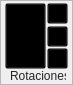
       <widget class="QFrame" name="frame_65">
        <property name="geometry">
         <rect>
          <x>790</x>
          <y>0</y>
          <width>73</width>
          <height>85</height>
         </rect>
        </property>
        <property name="styleSheet">
         <string notr="true">QFrame#frame_65{
	background-color: qlineargradient(spread:pad, x1:0.506, y1:1, x2:0.499955, y2:0.636, stop:0 rgba(165, 165, 165, 255), stop:1 rgba(201, 201, 201, 255));
	border-bottom: 1px solid rgb(112, 112, 112);
	border-right: 1px solid qlineargradient(spread:pad, x1:0.494318, y1:1, x2:0.506, y2:0, stop:0 rgba(112, 112, 112, 255), stop:1 rgba(184, 184, 184, 255))
}</string>
        </property>
        <property name="frameShape">
         <enum>QFrame::StyledPanel</enum>
        </property>
        <property name="frameShadow">
         <enum>QFrame::Raised</enum>
        </property>
        <widget class="QFrame" name="frame_47">
         <property name="geometry">
          <rect>
           <x>5</x>
           <y>3</y>
           <width>41</width>
           <height>66</height>
          </rect>
         </property>
         <property name="styleSheet">
          <string notr="true">QFrame{
	background-color: transparent;
}

QToolButton{
	background-color: transparent;
	}

QToolButton:hover{
	background-color: qlineargradient(spread:reflect, x1:0.455273, y1:1, x2:0.460273, y2:0, stop:0 rgba(253, 247, 225, 255), stop:0.301136 rgba(252, 228, 137, 255), stop:0.829545 rgba(253, 235, 168, 255), stop:1 rgba(253, 238, 177, 255));
	border-top: 2px solid qlineargradient(spread:pad, x1:0.465909, y1:0, x2:0.465909, y2:1, stop:0 rgba(241, 202, 88, 255), stop:1 rgba(253, 249, 232, 255));
	border-right: 2px solid qlineargradient(spread:pad, x1:0.994318, y1:0.568, x2:0, y2:0.568, stop:0 rgba(241, 204, 84, 255), stop:1 rgba(253, 246, 221, 255));
	border-bottom: 2px solid qlineargradient(spread:pad, x1:0.471, y1:1, x2:0.494, y2:0, stop:0 rgba(244, 213, 73, 255), stop:1 rgba(253, 253, 235, 255));
	border-left: 2px solid qlineargradient(spread:pad, x1:0, y1:0.642, x2:1, y2:0.659, stop:0 rgba(242, 205, 83, 255), stop:1 rgba(253, 246, 223, 255));
	border-radius: 1.5ex;
}

QToolButton:checked{
	background-color: qlineargradient(spread:pad, x1:0.483, y1:1, x2:0.477, y2:0.426, stop:0 rgba(254, 226, 135, 255), stop:1 rgba(250, 214, 121, 255));
	border-top: 2px solid qlineargradient(spread:pad, x1:0.5, y1:0, x2:0.517, y2:1, stop:0 rgba(194, 118, 43, 255), stop:1 rgba(246, 200, 103, 255));
	border-right: 2px solid qlineargradient(spread:pad, x1:1, y1:0.557, x2:0, y2:0.563, stop:0 rgba(194, 128, 50, 255), stop:1 rgba(248, 208, 113, 255));
	border-bottom: 2px solid qlineargradient(spread:pad, x1:0.449, y1:1, x2:0.449, y2:0, stop:0 rgba(194, 158, 71, 255), stop:1 rgba(250, 215, 122, 255));
	border-left: 2px solid qlineargradient(spread:pad, x1:0, y1:0.545455, x2:1, y2:0.54, stop:0 rgba(194, 132, 53, 255), stop:1 rgba(248, 209, 114, 255));
	border-radius: 1.5ex;
}

</string>
         </property>
         <property name="frameShape">
          <enum>QFrame::StyledPanel</enum>
         </property>
         <property name="frameShadow">
          <enum>QFrame::Raised</enum>
         </property>
         <property name="checkable" stdset="0">
          <bool>false</bool>
         </property>
         <widget class="QToolButton" name="toolButton_46">
          <property name="geometry">
           <rect>
            <x>0</x>
            <y>0</y>
            <width>41</width>
            <height>66</height>
           </rect>
          </property>
          <property name="styleSheet">
           <string notr="true"/>
          </property>
          <property name="text">
           <string>Rotar</string>
          </property>
          <property name="icon">
           <iconset resource="resources.qrc">
            <normaloff>:/Visor/assets/visor/rotateX.png</normaloff>:/Visor/assets/visor/rotateX.png</iconset>
          </property>
          <property name="iconSize">
           <size>
            <width>39</width>
            <height>39</height>
           </size>
          </property>
          <property name="toolButtonStyle">
           <enum>Qt::ToolButtonTextUnderIcon</enum>
          </property>
         </widget>
        </widget>
        <widget class="QFrame" name="frame_48">
         <property name="geometry">
          <rect>
           <x>47</x>
           <y>3</y>
           <width>21</width>
           <height>21</height>
          </rect>
         </property>
         <property name="styleSheet">
          <string notr="true">QFrame{
	background-color: transparent;
}

QToolButton{
	background-color: transparent;
	}

QToolButton:hover{
	background-color: qlineargradient(spread:reflect, x1:0.455273, y1:1, x2:0.460273, y2:0, stop:0 rgba(253, 247, 225, 255), stop:0.301136 rgba(252, 228, 137, 255), stop:0.829545 rgba(253, 235, 168, 255), stop:1 rgba(253, 238, 177, 255));
	border-top: 2px solid qlineargradient(spread:pad, x1:0.465909, y1:0, x2:0.465909, y2:1, stop:0 rgba(241, 202, 88, 255), stop:1 rgba(253, 249, 232, 255));
	border-right: 2px solid qlineargradient(spread:pad, x1:0.994318, y1:0.568, x2:0, y2:0.568, stop:0 rgba(241, 204, 84, 255), stop:1 rgba(253, 246, 221, 255));
	border-bottom: 2px solid qlineargradient(spread:pad, x1:0.471, y1:1, x2:0.494, y2:0, stop:0 rgba(244, 213, 73, 255), stop:1 rgba(253, 253, 235, 255));
	border-left: 2px solid qlineargradient(spread:pad, x1:0, y1:0.642, x2:1, y2:0.659, stop:0 rgba(242, 205, 83, 255), stop:1 rgba(253, 246, 223, 255));
	border-radius: 1.5ex;
}

QToolButton:checked{
	background-color: qlineargradient(spread:pad, x1:0.483, y1:1, x2:0.477, y2:0.426, stop:0 rgba(254, 226, 135, 255), stop:1 rgba(250, 214, 121, 255));
	border-top: 2px solid qlineargradient(spread:pad, x1:0.5, y1:0, x2:0.517, y2:1, stop:0 rgba(194, 118, 43, 255), stop:1 rgba(246, 200, 103, 255));
	border-right: 2px solid qlineargradient(spread:pad, x1:1, y1:0.557, x2:0, y2:0.563, stop:0 rgba(194, 128, 50, 255), stop:1 rgba(248, 208, 113, 255));
	border-bottom: 2px solid qlineargradient(spread:pad, x1:0.449, y1:1, x2:0.449, y2:0, stop:0 rgba(194, 158, 71, 255), stop:1 rgba(250, 215, 122, 255));
	border-left: 2px solid qlineargradient(spread:pad, x1:0, y1:0.545455, x2:1, y2:0.54, stop:0 rgba(194, 132, 53, 255), stop:1 rgba(248, 209, 114, 255));
	border-radius: 1.5ex;
}

</string>
         </property>
         <property name="frameShape">
          <enum>QFrame::StyledPanel</enum>
         </property>
         <property name="frameShadow">
          <enum>QFrame::Raised</enum>
         </property>
         <property name="checkable" stdset="0">
          <bool>false</bool>
         </property>
         <widget class="QToolButton" name="toolButton_47">
          <property name="geometry">
           <rect>
            <x>0</x>
            <y>0</y>
            <width>21</width>
            <height>21</height>
           </rect>
          </property>
          <property name="styleSheet">
           <string notr="true"/>
          </property>
          <property name="text">
           <string/>
          </property>
          <property name="icon">
           <iconset resource="resources.qrc">
            <normaloff>:/Visor/assets/visor/rotateL.png</normaloff>:/Visor/assets/visor/rotateL.png</iconset>
          </property>
          <property name="iconSize">
           <size>
            <width>15</width>
            <height>39</height>
           </size>
          </property>
          <property name="toolButtonStyle">
           <enum>Qt::ToolButtonTextUnderIcon</enum>
          </property>
         </widget>
        </widget>
        <widget class="QFrame" name="frame_49">
         <property name="geometry">
          <rect>
           <x>47</x>
           <y>26</y>
           <width>21</width>
           <height>21</height>
          </rect>
         </property>
         <property name="styleSheet">
          <string notr="true">QFrame{
	background-color: transparent;
}

QToolButton{
	background-color: transparent;
	}

QToolButton:hover{
	background-color: qlineargradient(spread:reflect, x1:0.455273, y1:1, x2:0.460273, y2:0, stop:0 rgba(253, 247, 225, 255), stop:0.301136 rgba(252, 228, 137, 255), stop:0.829545 rgba(253, 235, 168, 255), stop:1 rgba(253, 238, 177, 255));
	border-top: 2px solid qlineargradient(spread:pad, x1:0.465909, y1:0, x2:0.465909, y2:1, stop:0 rgba(241, 202, 88, 255), stop:1 rgba(253, 249, 232, 255));
	border-right: 2px solid qlineargradient(spread:pad, x1:0.994318, y1:0.568, x2:0, y2:0.568, stop:0 rgba(241, 204, 84, 255), stop:1 rgba(253, 246, 221, 255));
	border-bottom: 2px solid qlineargradient(spread:pad, x1:0.471, y1:1, x2:0.494, y2:0, stop:0 rgba(244, 213, 73, 255), stop:1 rgba(253, 253, 235, 255));
	border-left: 2px solid qlineargradient(spread:pad, x1:0, y1:0.642, x2:1, y2:0.659, stop:0 rgba(242, 205, 83, 255), stop:1 rgba(253, 246, 223, 255));
	border-radius: 1.5ex;
}

QToolButton:checked{
	background-color: qlineargradient(spread:pad, x1:0.483, y1:1, x2:0.477, y2:0.426, stop:0 rgba(254, 226, 135, 255), stop:1 rgba(250, 214, 121, 255));
	border-top: 2px solid qlineargradient(spread:pad, x1:0.5, y1:0, x2:0.517, y2:1, stop:0 rgba(194, 118, 43, 255), stop:1 rgba(246, 200, 103, 255));
	border-right: 2px solid qlineargradient(spread:pad, x1:1, y1:0.557, x2:0, y2:0.563, stop:0 rgba(194, 128, 50, 255), stop:1 rgba(248, 208, 113, 255));
	border-bottom: 2px solid qlineargradient(spread:pad, x1:0.449, y1:1, x2:0.449, y2:0, stop:0 rgba(194, 158, 71, 255), stop:1 rgba(250, 215, 122, 255));
	border-left: 2px solid qlineargradient(spread:pad, x1:0, y1:0.545455, x2:1, y2:0.54, stop:0 rgba(194, 132, 53, 255), stop:1 rgba(248, 209, 114, 255));
	border-radius: 1.5ex;
}

</string>
         </property>
         <property name="frameShape">
          <enum>QFrame::StyledPanel</enum>
         </property>
         <property name="frameShadow">
          <enum>QFrame::Raised</enum>
         </property>
         <property name="checkable" stdset="0">
          <bool>false</bool>
         </property>
         <widget class="QToolButton" name="toolButton_48">
          <property name="geometry">
           <rect>
            <x>0</x>
            <y>0</y>
            <width>21</width>
            <height>21</height>
           </rect>
          </property>
          <property name="styleSheet">
           <string notr="true"/>
          </property>
          <property name="text">
           <string/>
          </property>
          <property name="icon">
           <iconset resource="resources.qrc">
            <normaloff>:/Visor/assets/visor/rotateR.png</normaloff>:/Visor/assets/visor/rotateR.png</iconset>
          </property>
          <property name="iconSize">
           <size>
            <width>15</width>
            <height>39</height>
           </size>
          </property>
          <property name="toolButtonStyle">
           <enum>Qt::ToolButtonTextUnderIcon</enum>
          </property>
         </widget>
        </widget>
        <widget class="QFrame" name="frame_50">
         <property name="geometry">
          <rect>
           <x>47</x>
           <y>48</y>
           <width>21</width>
           <height>21</height>
          </rect>
         </property>
         <property name="styleSheet">
          <string notr="true">QFrame{
	background-color: transparent;
}

QToolButton{
	background-color: transparent;
	}

QToolButton:hover{
	background-color: qlineargradient(spread:reflect, x1:0.455273, y1:1, x2:0.460273, y2:0, stop:0 rgba(253, 247, 225, 255), stop:0.301136 rgba(252, 228, 137, 255), stop:0.829545 rgba(253, 235, 168, 255), stop:1 rgba(253, 238, 177, 255));
	border-top: 2px solid qlineargradient(spread:pad, x1:0.465909, y1:0, x2:0.465909, y2:1, stop:0 rgba(241, 202, 88, 255), stop:1 rgba(253, 249, 232, 255));
	border-right: 2px solid qlineargradient(spread:pad, x1:0.994318, y1:0.568, x2:0, y2:0.568, stop:0 rgba(241, 204, 84, 255), stop:1 rgba(253, 246, 221, 255));
	border-bottom: 2px solid qlineargradient(spread:pad, x1:0.471, y1:1, x2:0.494, y2:0, stop:0 rgba(244, 213, 73, 255), stop:1 rgba(253, 253, 235, 255));
	border-left: 2px solid qlineargradient(spread:pad, x1:0, y1:0.642, x2:1, y2:0.659, stop:0 rgba(242, 205, 83, 255), stop:1 rgba(253, 246, 223, 255));
	border-radius: 1.5ex;
}

QToolButton:checked{
	background-color: qlineargradient(spread:pad, x1:0.483, y1:1, x2:0.477, y2:0.426, stop:0 rgba(254, 226, 135, 255), stop:1 rgba(250, 214, 121, 255));
	border-top: 2px solid qlineargradient(spread:pad, x1:0.5, y1:0, x2:0.517, y2:1, stop:0 rgba(194, 118, 43, 255), stop:1 rgba(246, 200, 103, 255));
	border-right: 2px solid qlineargradient(spread:pad, x1:1, y1:0.557, x2:0, y2:0.563, stop:0 rgba(194, 128, 50, 255), stop:1 rgba(248, 208, 113, 255));
	border-bottom: 2px solid qlineargradient(spread:pad, x1:0.449, y1:1, x2:0.449, y2:0, stop:0 rgba(194, 158, 71, 255), stop:1 rgba(250, 215, 122, 255));
	border-left: 2px solid qlineargradient(spread:pad, x1:0, y1:0.545455, x2:1, y2:0.54, stop:0 rgba(194, 132, 53, 255), stop:1 rgba(248, 209, 114, 255));
	border-radius: 1.5ex;
}

</string>
         </property>
         <property name="frameShape">
          <enum>QFrame::StyledPanel</enum>
         </property>
         <property name="frameShadow">
          <enum>QFrame::Raised</enum>
         </property>
         <property name="checkable" stdset="0">
          <bool>false</bool>
         </property>
         <widget class="QToolButton" name="toolButton_50">
          <property name="geometry">
           <rect>
            <x>0</x>
            <y>0</y>
            <width>21</width>
            <height>21</height>
           </rect>
          </property>
          <property name="styleSheet">
           <string notr="true"/>
          </property>
          <property name="text">
           <string/>
          </property>
          <property name="icon">
           <iconset resource="resources.qrc">
            <normaloff>:/Visor/assets/visor/restaurar_rot.png</normaloff>:/Visor/assets/visor/restaurar_rot.png</iconset>
          </property>
          <property name="iconSize">
           <size>
            <width>15</width>
            <height>39</height>
           </size>
          </property>
          <property name="toolButtonStyle">
           <enum>Qt::ToolButtonTextUnderIcon</enum>
          </property>
         </widget>
        </widget>
        <widget class="QLabel" name="label_20">
         <property name="geometry">
          <rect>
           <x>10</x>
           <y>68</y>
           <width>56</width>
           <height>16</height>
          </rect>
         </property>
         <property name="styleSheet">
          <string notr="true">QLabel{
	background-color: transparent;
	color: rgb(36, 36, 36)
}</string>
         </property>
         <property name="text">
          <string>Rotaciones</string>
         </property>
        </widget>
       </widget>
